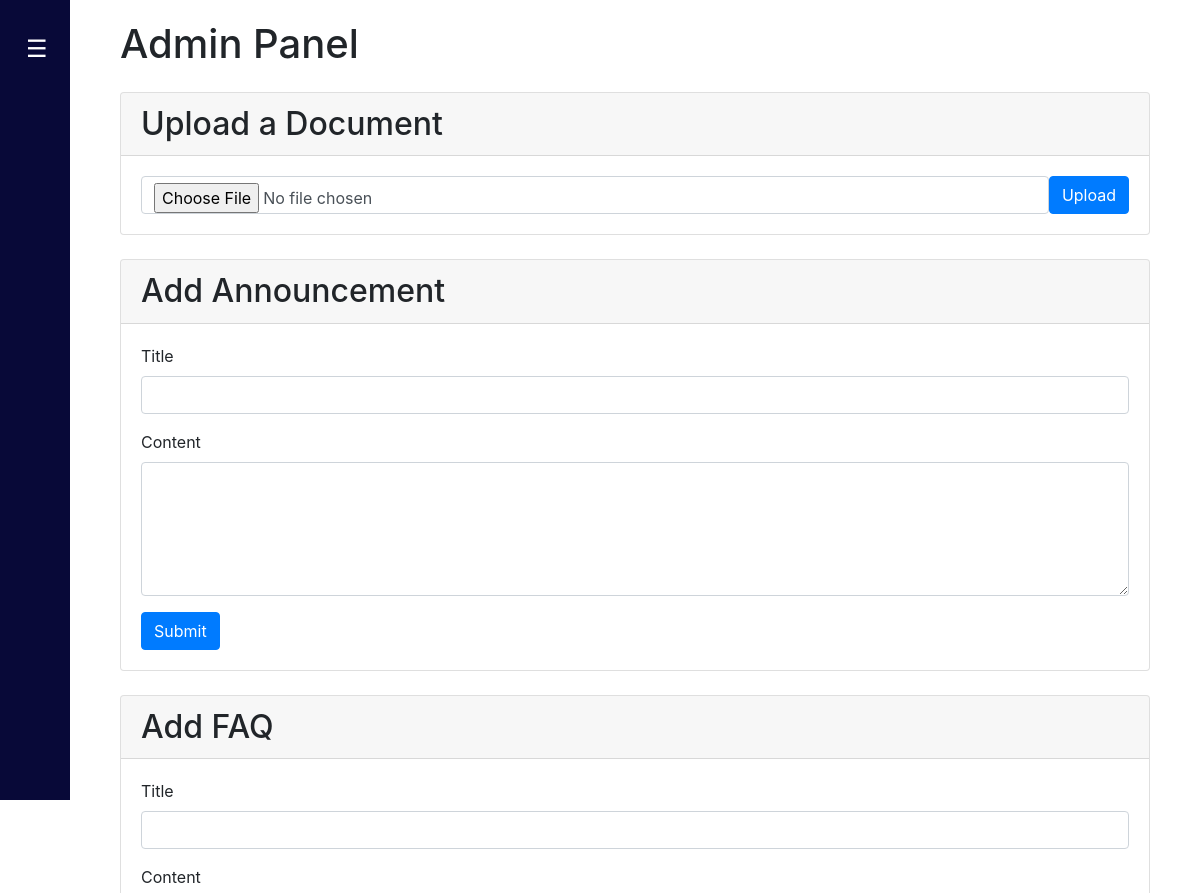
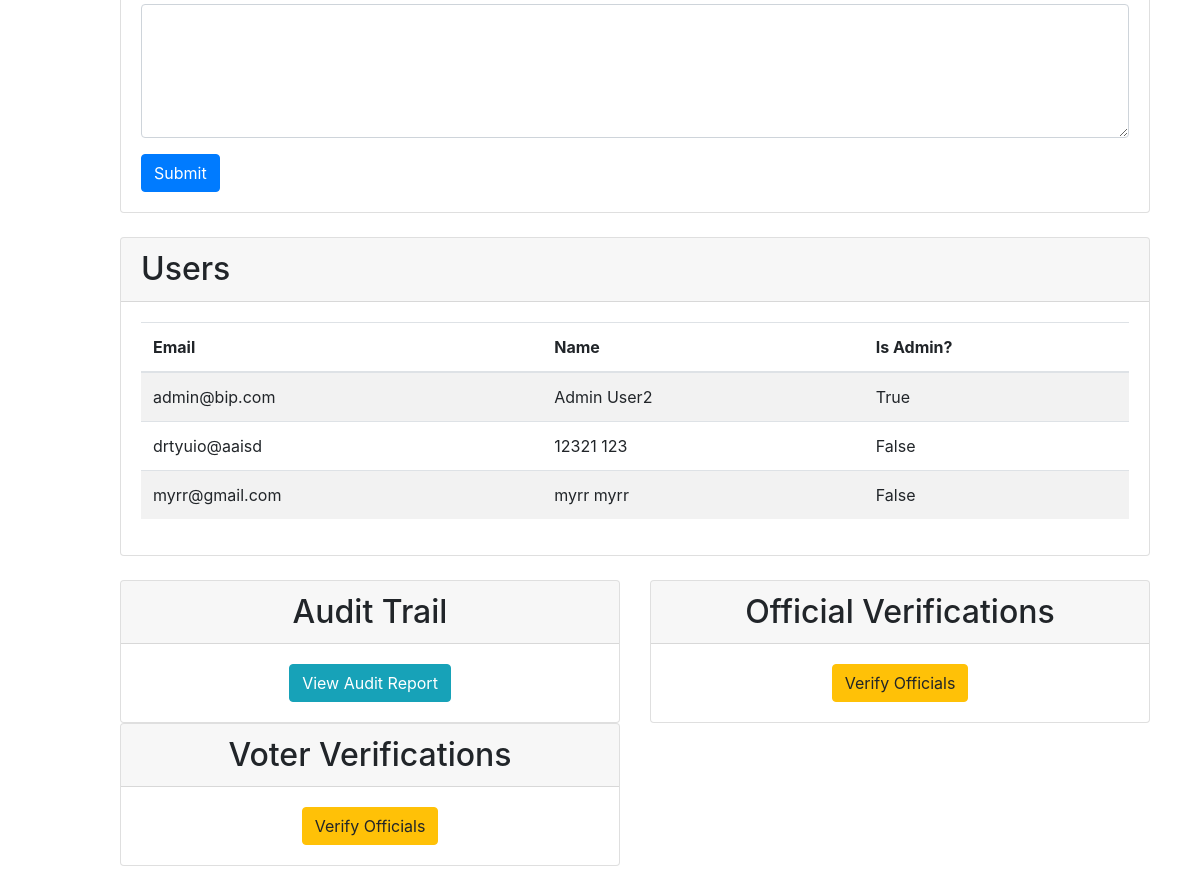
The page /admin (signed in) on the database its author committed (2 pictures, top to bottom).
### Website/models.py (models this page shows, shortened)
class User(db.Model, UserMixin):
    id = db.Column(db.Integer, primary_key=True)
    email = db.Column(db.String(150), unique=True, nullable=False)
    firstName = db.Column(db.String(150), nullable=False)  # For first name
    lastName = db.Column(db.String(150), nullable=False)
    password = db.Column(db.String(150), nullable=False)  # For storing password hash
    is_admin = db.Column(db.Boolean, default=False)  # Optional: for admin flag
    address = db.Column(db.String(255), nullable=True)
    birth_date = db.Column(db.Date, nullable=True)
    birth_place = db.Column(db.String(255), nullable=True)
    position = db.Column(db.String(50), nullable=True)  # For officials
    is_verified = db.Column(db.Boolean, default=False)  # Admin approval required
    voter_status = db.Column(db.String(50), default="Pending") #Voter Eligibility Status

### Website/views.py (the view)
@views.route('/admin', methods=['GET', 'POST'])
@login_required
def admin_panel():
    if not current_user.is_admin:
        return render_template("home.html", user=current_user)  # Redirect non-admin users to home page
    users = User.query.all()
    return render_template('/admin_panel.html', users=users, user=current_user)

### Website/templates/admin_panel.html (shortened to what this page needs)
{% extends "base.html" %}
{% block content %}
<div class="container">
    <h1 class="mb-4">Admin Panel</h1>
    <div class="card mb-4">
        <div class="card-header">
            <h2 class="mb-0">Upload a Document</h2>
        </div>
        <div class="card-body">
            <form action="{{ url_for('views.upload') }}" method="POST" enctype="multipart/form-data" class="d-flex align-items-center">
                <input type="file" name="file" class="form-control me-2" required>
                <button type="submit" class="btn btn-primary">Upload</button>
            </form>
        </div>
    </div>
    <div class="card mb-4">
        <div class="card-header">
            <h2 class="mb-0">Add Announcement</h2>
        </div>
        <div class="card-body">
            <form action="{{ url_for('views.add_announcement') }}" method="POST">
                <div class="form-group mb-3">
                    <label for="title">Title</label>
                    <input type="text" class="form-control" id="title" name="title" required>
                </div>
                <div class="form-group mb-3">
                    <label for="content">Content</label>
                    <textarea class="form-control" id="content" name="content" rows="5" required></textarea>
                </div>
                <button type="submit" class="btn btn-primary">Submit</button>
            </form>
        </div>
    </div>
    <div class="card mb-4">
        <div class="card-header">
            <h2 class="mb-0">Add FAQ</h2>
        </div>
        <div class="card-body">
            <form action="{{ url_for('views.add_faq') }}" method="POST">
                <div class="form-group mb-3">
                    <label for="title">Title</label>
                    <input type="text" class="form-control" id="title" name="title" required>
                </div>
                <div class="form-group mb-3">
                    <label for="content">Content</label>
                    <textarea class="form-control" id="content" name="content" rows="5" required></textarea>
                </div>
                <button type="submit" class="btn btn-primary">Submit</button>
            </form>
        </div>
    </div>
    <div class="card mb-4">
        <div class="card-header">
            <h2 class="mb-0">Users</h2>
        </div>
        <div class="card-body">
            <div class="table-responsive">
                <table class="table table-striped">
                    <thead>
                        <tr>
                            <th>Email</th>
                            <th>Name</th>
                            <th>Is Admin?</th>
                        </tr>
                    </thead>
                    <tbody>
                        {% for user in users %}
                            <tr>
                                <td>{{ user.email }}</td>
                                <td>{{ user.firstName }} {{ user.lastName }}</td>
                                <td>{{ user.is_admin }}</td>
                            </tr>
                        {% endfor %}
                    </tbody>
                </table>
            </div>
        </div>
    </div>
    <div class="row mb-4">
        <div class="col-md-6">
            <div class="card h-100">
                <div class="card-header">
                    <h2 class="mb-0" align = "center">Audit Trail</h2>
                </div>
                <div class="card-body d-flex align-items-center justify-content-center">
                    <a href="{{ url_for('views.audit_report') }}" class="btn btn-info">View Audit Report</a>
                </div>
            </div>
        </div>
        <div class="col-md-6">
            <div class="card h-100">
                <div class="card-header">
                    <h2 class="mb-0" align = "center">Official Verifications</h2>
                </div>
                <div class="card-body d-flex align-items-center justify-content-center">
                    <a href="{{ url_for('views.verify_officials') }}" class="btn btn-warning">Verify Officials</a>
                </div>
            </div>
        </div>
        <div class="col-md-6">
            <div class="card h-100">
                <div class="card-header">
                    <h2 class="mb-0" align = "center">Voter Verifications</h2>
                </div>
                <div class="card-body d-flex align-items-center justify-content-center">
                    <a href="{{ url_for('views.verify_voters') }}" class="btn btn-warning">Verify Officials</a>
                </div>
            </div>
        </div>
    </div>
</div>
{% endblock %}

### Website/templates/base.html (style rules this page uses)
body { display: flex; min-height: 100vh; overflow-x: hidden; }

### rows shown on the page
User: email "admin@bip.com", firstName "Admin", lastName "User2", is_admin "True"
User: email "drtyuio@aaisd", firstName "12321", lastName "123", is_admin "False"
User: email "myrr@gmail.com", firstName "myrr", lastName "myrr", is_admin "False"
